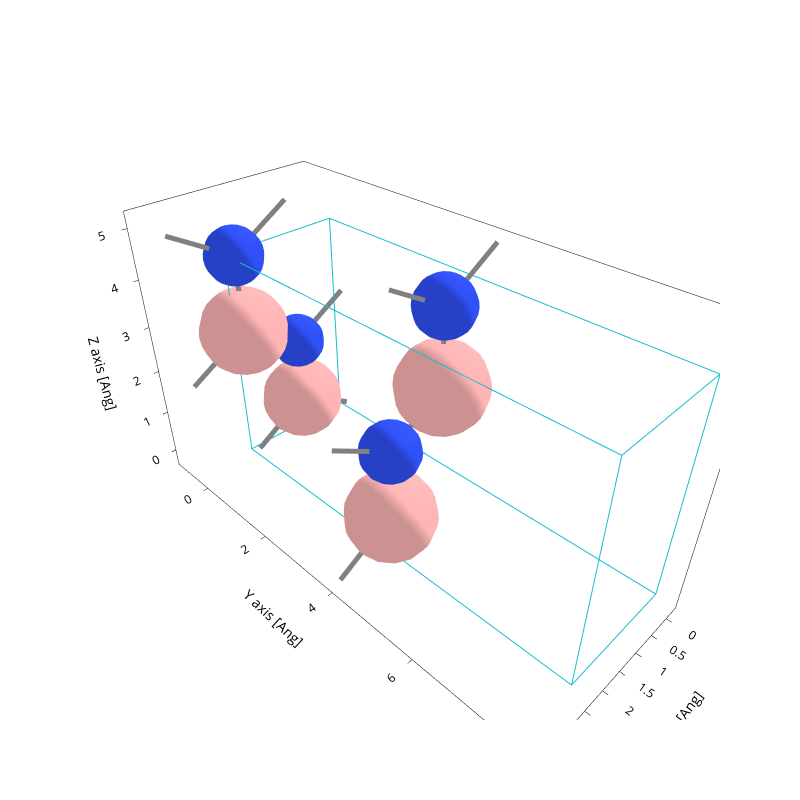

Write notebook code for a chart like this one.
### Code cell
file = sisl.get_sile(path / "aiida.fdf")
fig = file.plot.geometry(axes="xyz")
# filepath = savedir_struct / f"{n_atoms}atm_{structure}.png"
# fig.write_image(str(filepath))
fig.update_layout(
    autosize=False,
    width=800,
    height=800,
    showlegend=False,
)
fig.show()

filename = f"{split}_{n_atoms}atm_{structure}_structure.png"
dir = Path("exports") / model_dir.parts[-1] 
filepath = dir/ filename
dir.mkdir(exist_ok=True, parents=True)
fig.write_image(filepath)

### Figure 1 — Plotly figure (JSON) as saved in the notebook; plotly's stock layout.template omitted (floating-point values rounded to 4 significant figures; data arrays with more than 128 entries replaced by an {"elided": "..."} marker saying what was removed)
{"data": [{"line": {"color": "gray", "width": 10}, "meta": {}, "mode": "lines", "name": "Bonds", "opacity": 1, "type": "scatter3d", "x": {"elided": "378 float values"}, "y": {"elided": "378 float values"}, "z": {"elided": "378 float values"}}, {"alphahull": 0, "color": "#3050F8", "hovertemplate": "%{meta.position}", "legendgroup": "Atoms", "meta": {"meta": {"Atoms_i": 0}, "position": "(2.33, 0.02, 4.41)"}, "name": "Atoms", "opacity": 1, "showlegend": true, "showscale": false, "type": "mesh3d", "x": {"elided": "225 float values"}, "y": {"elided": "225 float values"}, "z": {"elided": "225 float values"}}, {"alphahull": 0, "color": "#3050F8", "hovertemplate": "%{meta.position}", "legendgroup": "Atoms", "meta": {"meta": {"Atoms_i": 1}, "position": "(1.05, 4.10, 4.40)"}, "name": "Atoms", "opacity": 1, "showlegend": false, "showscale": false, "type": "mesh3d", "x": {"elided": "225 float values"}, "y": {"elided": "225 float values"}, "z": {"elided": "225 float values"}}, {"alphahull": 0, "color": "#3050F8", "hovertemplate": "%{meta.position}", "legendgroup": "Atoms", "meta": {"meta": {"Atoms_i": 2}, "position": "(1.05, 0.00, 2.10)"}, "name": "Atoms", "opacity": 1, "showlegend": false, "showscale": false, "type": "mesh3d", "x": {"elided": "225 float values"}, "y": {"elided": "225 float values"}, "z": {"elided": "225 float values"}}, {"alphahull": 0, "color": "#3050F8", "hovertemplate": "%{meta.position}", "legendgroup": "Atoms", "meta": {"meta": {"Atoms_i": 3}, "position": "(2.32, 4.10, 2.10)"}, "name": "Atoms", "opacity": 1, "showlegend": false, "showscale": false, "type": "mesh3d", "x": {"elided": "225 float values"}, "y": {"elided": "225 float values"}, "z": {"elided": "225 float values"}}, {"alphahull": 0, "color": "#FFB5B5", "hovertemplate": "%{meta.position}", "legendgroup": "Atoms", "meta": {"meta": {"Atoms_i": 4}, "position": "(2.32, 0.00, 2.83)"}, "name": "Atoms", "opacity": 1, "showlegend": false, "showscale": false, "type": "mesh3d", "x": {"elided": "225 float values"}, "y": {"elided": "225 float values"}, "z": {"elided": "225 float values"}}, {"alphahull": 0, "color": "#FFB5B5", "hovertemplate": "%{meta.position}", "legendgroup": "Atoms", "meta": {"meta": {"Atoms_i": 5}, "position": "(1.05, 4.10, 2.83)"}, "name": "Atoms", "opacity": 1, "showlegend": false, "showscale": false, "type": "mesh3d", "x": {"elided": "225 float values"}, "y": {"elided": "225 float values"}, "z": {"elided": "225 float values"}}, {"alphahull": 0, "color": "#FFB5B5", "hovertemplate": "%{meta.position}", "legendgroup": "Atoms", "meta": {"meta": {"Atoms_i": 6}, "position": "(1.06, 0.00, 0.66)"}, "name": "Atoms", "opacity": 1, "showlegend": false, "showscale": false, "type": "mesh3d", "x": {"elided": "225 float values"}, "y": {"elided": "225 float values"}, "z": {"elided": "225 float values"}}, {"alphahull": 0, "color": "#FFB5B5", "hovertemplate": "%{meta.position}", "legendgroup": "Atoms", "meta": {"meta": {"Atoms_i": 7}, "position": "(2.32, 4.10, 0.64)"}, "name": "Atoms", "opacity": 1, "showlegend": false, "showscale": false, "type": "mesh3d", "x": {"elided": "225 float values"}, "y": {"elided": "225 float values"}, "z": {"elided": "225 float values"}}, {"meta": {}, "mode": "lines", "name": "Unit cell", "type": "scatter3d", "x": [0.0, 0.0, 2.526, 2.526, 0.0, 0.0, NaN, 0.0, 0.0, 0.0, 2.526, 2.526, 0.0, NaN, 2.526, 2.526, NaN, 2.526, 2.526], "y": [0.0, 8.244, 8.244, 8.244, 8.244, 8.244, NaN, 8.244, 0.0, 0.0, 0.0, 0.0, 0.0, NaN, 8.244, 0.0, NaN, 8.244, 0.0], "z": [0.0, 0.0, 0.0, 4.493, 4.493, 0.0, NaN, 4.493, 4.493, 0.0, 0.0, 4.493, 4.493, NaN, 0.0, 0.0, NaN, 4.493, 4.493]}], "layout": {"autosize": false, "height": 800, "scene": {"aspectmode": "data", "xaxis": {"title": {"text": "X axis [Ang]"}}, "yaxis": {"title": {"text": "Y axis [Ang]"}}, "zaxis": {"title": {"text": "Z axis [Ang]"}}}, "showlegend": false, "width": 800, "xaxis": {"scaleanchor": "y", "scaleratio": 1, "title": {"text": "X axis [Ang]"}}, "yaxis": {"title": {"text": "Y axis [Ang]"}}}}
